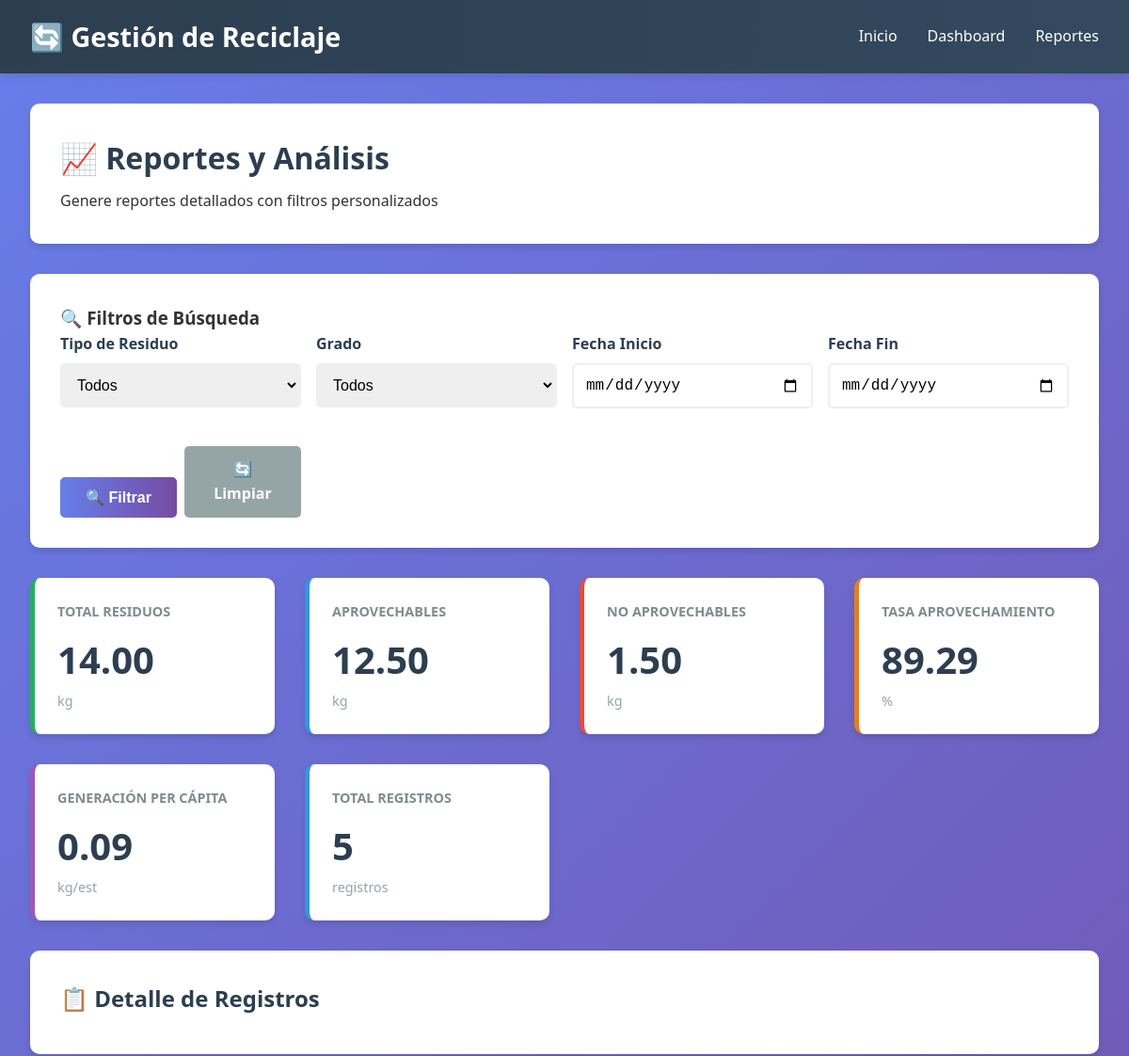
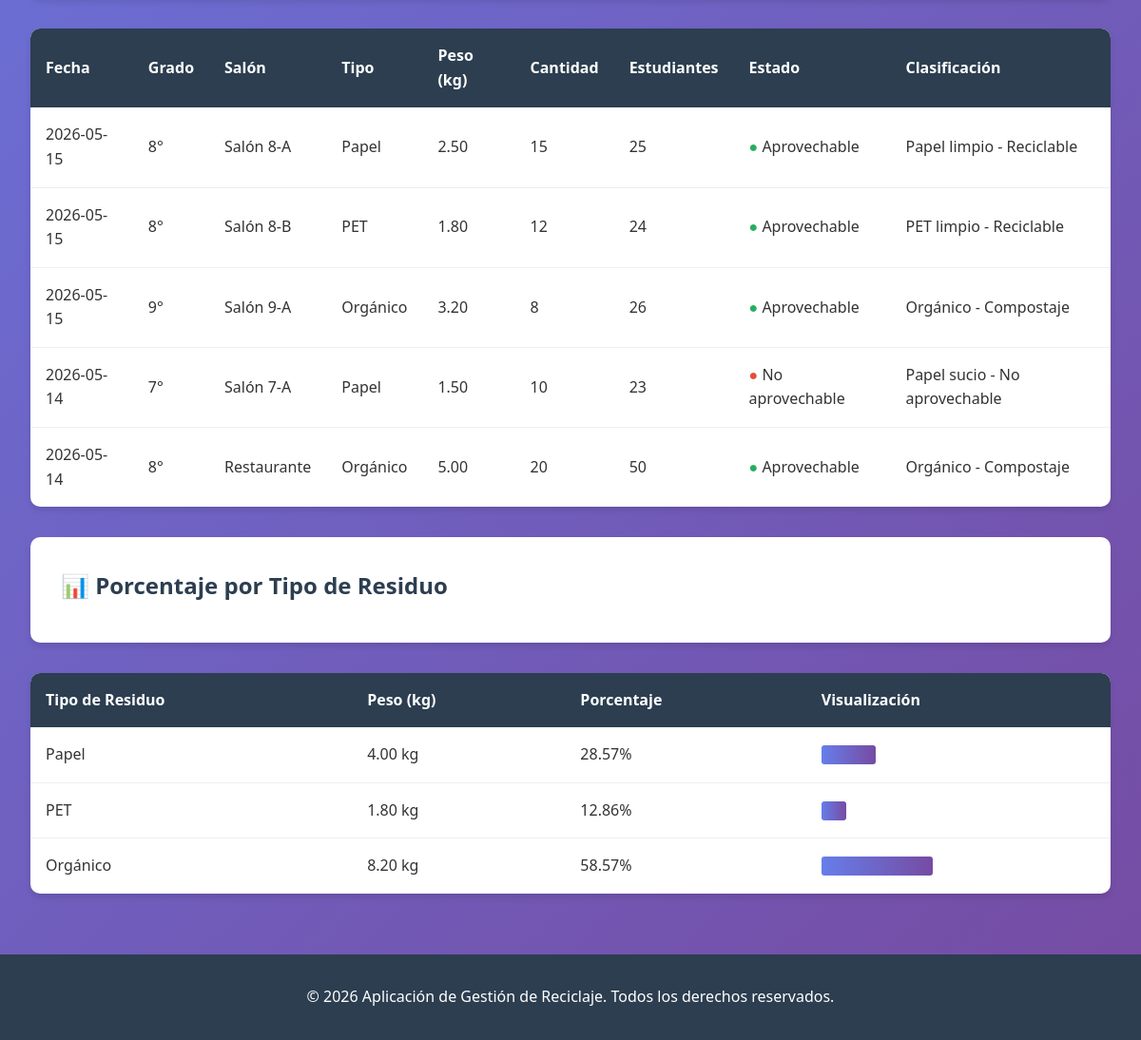
The app's page /reports.php with its own data (2 pictures, top to bottom).
### tables this page shows
CREATE TABLE residuos (
    id INT PRIMARY KEY AUTO_INCREMENT,
    fecha DATE NOT NULL,
    grado VARCHAR(10) NOT NULL,
    salon VARCHAR(50) NOT NULL,
    tipo_residuo ENUM('Papel', 'PET', 'Orgánico') NOT NULL,
    peso_kg DECIMAL(10, 2) NOT NULL,
    cantidad INT NOT NULL,
    numero_estudiantes INT NOT NULL,
    estado_residuo ENUM('Aprovechable', 'No aprovechable') NOT NULL,
    clasificacion VARCHAR(100),
    created_at TIMESTAMP DEFAULT CURRENT_TIMESTAMP,
    updated_at TIMESTAMP DEFAULT CURRENT_TIMESTAMP ON UPDATE CURRENT_TIMESTAMP,
    INDEX idx_fecha (fecha),
    INDEX idx_grado (grado),
    INDEX idx_salon (salon),
    INDEX idx_tipo (tipo_residuo),
    INDEX idx_estado (estado_residuo)
);

### config/database.php (called while the page is built, shortened)
<?php
function executeQuery($conn, $query) {
    $result = $conn->query($query);
    return $result;
}
?>

### reports.php (the view, shortened to what this page needs)
<?php
include 'config/database.php';
include 'includes/header.php';
$filter_start_date = isset($_GET['start_date']) ? sanitize($_GET['start_date'], $conn) : '';
$filter_end_date = isset($_GET['end_date']) ? sanitize($_GET['end_date'], $conn) : '';
$query = "SELECT * FROM residuos WHERE 1=1";
$query .= " ORDER BY fecha DESC";
$result = executeQuery($conn, $query);
$total_peso = 0;
$total_aprovechable = 0;
$total_no_aprovechable = 0;
$total_registros = 0;
$total_estudiantes = 0;
$residuos_por_tipo = array();
while ($row = $result->fetch_assoc()) {
    $total_peso += $row['peso_kg'];
    $total_registros++;
    $total_estudiantes += $row['numero_estudiantes'];
    if ($row['estado_residuo'] === 'Aprovechable') {
        $total_aprovechable += $row['peso_kg'];
    } else {
        $total_no_aprovechable += $row['peso_kg'];
    }
    if (!isset($residuos_por_tipo[$row['tipo_residuo']])) {
        $residuos_por_tipo[$row['tipo_residuo']] = 0;
    }
    $residuos_por_tipo[$row['tipo_residuo']] += $row['peso_kg'];
}
$tasa_aprovechamiento = $total_peso > 0 ? round(($total_aprovechable / $total_peso) * 100, 2) : 0;
$generacion_per_capita = $total_estudiantes > 0 ? round($total_peso / $total_estudiantes, 2) : 0;
?>
<div class="page-header">
    <h1>📈 Reportes y Análisis</h1>
    <p>Genere reportes detallados con filtros personalizados</p>
</div>
<div class="form-container">
    <h3>🔍 Filtros de Búsqueda</h3>
    <form method="GET" class="form-row" style="gap: 1rem;">
        <div class="form-group" style="flex: 1;">
            <label for="tipo">Tipo de Residuo</label>
            <select id="tipo" name="type">
                <option value="">Todos</option>
            </select>
        </div>
        <div class="form-group" style="flex: 1;">
            <label for="grado">Grado</label>
            <select id="grado" name="grado">
                <option value="">Todos</option>
            </select>
        </div>
        <div class="form-group" style="flex: 1;">
            <label for="start_date">Fecha Inicio</label>
            <input type="date" id="start_date" name="start_date" value="<?php echo $filter_start_date; ?>">
        </div>
        <div class="form-group" style="flex: 1;">
            <label for="end_date">Fecha Fin</label>
            <input type="date" id="end_date" name="end_date" value="<?php echo $filter_end_date; ?>">
        </div>
        <div style="display: flex; gap: 0.5rem; align-items: flex-end; flex: 1;">
            <button type="submit" class="btn btn-primary" style="flex: 1;">🔍 Filtrar</button>
            <a href="reports.php" class="btn btn-secondary" style="text-decoration: none; text-align: center; flex: 1;">🔄 Limpiar</a>
        </div>
    </form>
</div>
<div class="cards-grid">
    <div class="card green">
        <div class="card-title">Total Residuos</div>
        <div class="card-value"><?php echo number_format($total_peso, 2); ?></div>
        <div class="card-unit">kg</div>
    </div>
    <div class="card blue">
        <div class="card-title">Aprovechables</div>
        <div class="card-value"><?php echo number_format($total_aprovechable, 2); ?></div>
        <div class="card-unit">kg</div>
    </div>
    <div class="card red">
        <div class="card-title">No Aprovechables</div>
        <div class="card-value"><?php echo number_format($total_no_aprovechable, 2); ?></div>
        <div class="card-unit">kg</div>
    </div>
    <div class="card orange">
        <div class="card-title">Tasa Aprovechamiento</div>
        <div class="card-value"><?php echo $tasa_aprovechamiento; ?></div>
        <div class="card-unit">%</div>
    </div>
    <div class="card purple">
        <div class="card-title">Generación Per Cápita</div>
        <div class="card-value"><?php echo $generacion_per_capita; ?></div>
        <div class="card-unit">kg/est</div>
    </div>
    <div class="card blue">
        <div class="card-title">Total Registros</div>
        <div class="card-value"><?php echo $total_registros; ?></div>
        <div class="card-unit">registros</div>
    </div>
</div>
<div class="page-header">
    <h2>📋 Detalle de Registros</h2>
</div>
<div class="table-container">
    <table>
        <thead>
            <tr>
                <th>Fecha</th>
                <th>Grado</th>
                <th>Salón</th>
                <th>Tipo</th>
                <th>Peso (kg)</th>
                <th>Cantidad</th>
                <th>Estudiantes</th>
                <th>Estado</th>
                <th>Clasificación</th>
            </tr>
        </thead>
        <tbody>
            <?php
            $result = executeQuery($conn, $query);
            if ($result->num_rows > 0) {
                while ($row = $result->fetch_assoc()) {
                    $estado_color = $row['estado_residuo'] === 'Aprovechable' ? '#27ae60' : '#e74c3c';
                    echo "<tr>
                        <td>{$row['fecha']}</td>
                        <td>{$row['grado']}</td>
                        <td>{$row['salon']}</td>
                        <td>{$row['tipo_residuo']}</td>
                        <td>{$row['peso_kg']}</td>
                        <td>{$row['cantidad']}</td>
                        <td>{$row['numero_estudiantes']}</td>
                        <td><span style='color: $estado_color'>●</span> {$row['estado_residuo']}</td>
                        <td>{$row['clasificacion']}</td>
                    </tr>";
                }
            } else {
                echo "<tr><td colspan='9' style='text-align: center; color: #95a5a6;'>No hay registros que coincidan con los filtros</td></tr>";
            }
            ?>
        </tbody>
    </table>
</div>
<?php if ($total_peso > 0): ?>
<div class="page-header">
    <h2>📊 Porcentaje por Tipo de Residuo</h2>
</div>
<div class="table-container">
    <table>
        <thead>
            <tr>
                <th>Tipo de Residuo</th>
                <th>Peso (kg)</th>
                <th>Porcentaje</th>
                <th>Visualización</th>
            </tr>
        </thead>
        <tbody>
            <?php
            foreach ($residuos_por_tipo as $tipo => $peso) {
                $porcentaje = round(($peso / $total_peso) * 100, 2);
                $bar_width = $porcentaje * 2;
                echo "<tr>
                    <td>$tipo</td>
                    <td>" . number_format($peso, 2) . " kg</td>
                    <td>$porcentaje%</td>
                    <td><div style='background: linear-gradient(90deg, #667eea 0%, #764ba2 100%); width: " . $bar_width . "px; height: 20px; border-radius: 3px;'></div></td>
                </tr>";
            }
            ?>
        </tbody>
    </table>
</div>
<?php endif; ?>
<?php include 'includes/footer.php'; ?>

### css/styles.css (style rules this page uses)
* { margin: 0; padding: 0; box-sizing: border-box; }
body { font-family: 'Segoe UI', Tahoma, Geneva, Verdana, sans-serif; background: linear-gradient(135deg, #667eea 0%, #764ba2 100%); color: #333; line-height: 1.6; min-height: 100vh; display: flex; flex-direction: column; }
.page-header { background: white; padding: 2rem; border-radius: 10px; margin-bottom: 2rem; box-shadow: 0 4px 6px rgba(0,0,0,0.1); }
.page-header h1 { color: #2c3e50; margin-bottom: 0.5rem; }
.page-header h2 { color: #2c3e50; margin-bottom: 0.5rem; }
.form-container { background: white; padding: 2rem; border-radius: 10px; box-shadow: 0 4px 6px rgba(0,0,0,0.1); margin-bottom: 2rem; }
.form-group { margin-bottom: 1.5rem; }
.form-group label { display: block; margin-bottom: 0.5rem; font-weight: 600; color: #2c3e50; }
.form-group input, .form-group select, .form-group textarea { width: 100%; padding: 0.75rem; border: 2px solid #ecf0f1; border-radius: 5px; font-size: 1rem; transition: border-color 0.3s ease; }
.form-row { display: grid; grid-template-columns: repeat(auto-fit, minmax(250px, 1fr)); gap: 1.5rem; }
.btn { padding: 0.75rem 1.5rem; border: none; border-radius: 5px; font-size: 1rem; cursor: pointer; transition: all 0.3s ease; font-weight: 600; display: inline-block; }
.btn-primary { background: linear-gradient(90deg, #667eea 0%, #764ba2 100%); color: white; }
.btn-secondary { background: #95a5a6; color: white; }
.table-container { background: white; border-radius: 10px; overflow: hidden; box-shadow: 0 4px 6px rgba(0,0,0,0.1); margin-bottom: 2rem; }
table { width: 100%; border-collapse: collapse; }
table thead { background: #2c3e50; color: white; }
table th { padding: 1rem; text-align: left; font-weight: 600; }
table td { padding: 1rem; border-bottom: 1px solid #ecf0f1; }
table tbody tr:last-child td { border-bottom: none; }
.cards-grid { display: grid; grid-template-columns: repeat(auto-fit, minmax(250px, 1fr)); gap: 2rem; margin-bottom: 2rem; }
.card { background: white; padding: 1.5rem; border-radius: 10px; box-shadow: 0 4px 6px rgba(0,0,0,0.1); border-left: 5px solid #667eea; transition: transform 0.3s ease, box-shadow 0.3s ease; }
.card-title { font-size: 0.9rem; color: #7f8c8d; margin-bottom: 0.5rem; text-transform: uppercase; font-weight: 600; }
.card-value { font-size: 2.5rem; font-weight: bold; color: #2c3e50; }
.card-unit { color: #95a5a6; font-size: 0.9rem; }
.card.green { border-left-color: #27ae60; }
.card.red { border-left-color: #e74c3c; }
.card.blue { border-left-color: #3498db; }
.card.orange { border-left-color: #e67e22; }
.card.purple { border-left-color: #9b59b6; }

### records on screen
residuos: fecha "2026-05-15", grado "8°", salon "Salón 8-A", tipo_residuo "Papel", peso_kg "2.50", cantidad "15", numero_estudiantes "25", estado_residuo "Aprovechable", clasificacion "Papel limpio - Reciclable"
residuos: fecha "2026-05-15", grado "8°", salon "Salón 8-B", tipo_residuo "PET", peso_kg "1.80", cantidad "12", numero_estudiantes "24", estado_residuo "Aprovechable", clasificacion "PET limpio - Reciclable"
residuos: fecha "2026-05-15", grado "9°", salon "Salón 9-A", tipo_residuo "Orgánico", peso_kg "3.20", cantidad "8", numero_estudiantes "26", estado_residuo "Aprovechable", clasificacion "Orgánico - Compostaje"
residuos: fecha "2026-05-14", grado "7°", salon "Salón 7-A", tipo_residuo "Papel", peso_kg "1.50", cantidad "10", numero_estudiantes "23", estado_residuo "No aprovechable", clasificacion "Papel sucio - No aprovechable"
residuos: fecha "2026-05-14", grado "8°", salon "Restaurante", tipo_residuo "Orgánico", peso_kg "5.00", cantidad "20", numero_estudiantes "50", estado_residuo "Aprovechable", clasificacion "Orgánico - Compostaje"

### other values on screen
$total_peso "14.00"
$total_aprovechable "12.50"
$total_no_aprovechable "1.50"
$tasa_aprovechamiento "89.29"
$generacion_per_capita "0.09"
$total_registros "5"
$tipo "Papel"
$peso "4.00"
$porcentaje "28.57"
$tipo "PET"
$peso "1.80"
$porcentaje "12.86"
$tipo "Orgánico"
$peso "8.20"
$porcentaje "58.57"
